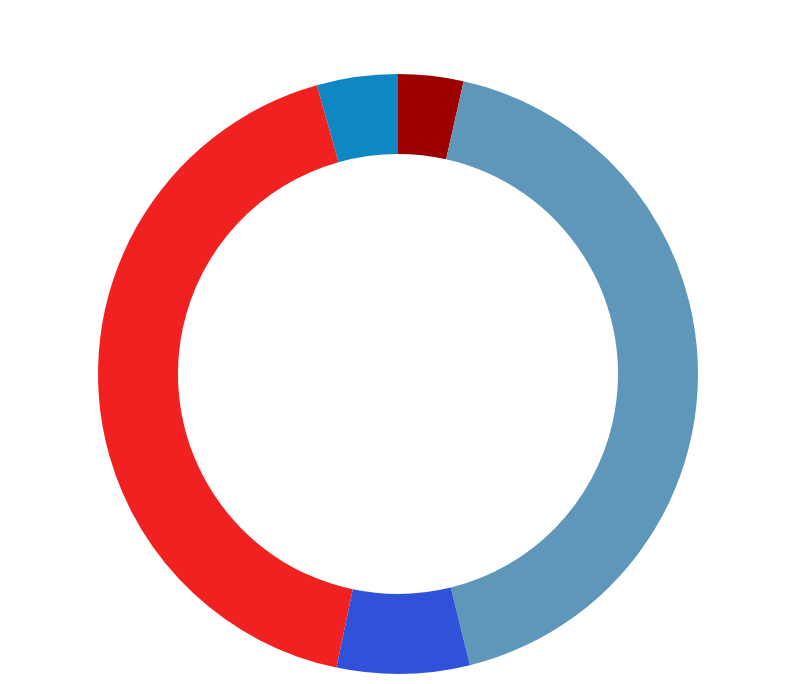

Source (Vega-Lite JSON):
### Vega-Lite specification from a JSON file in a GitHub repository (floating-point values rounded to 4 significant figures)
{"$schema": "https://vega.github.io/schema/vega-lite/v5.json", "background": "transparent", "width": 300, "height": 300, "data": {"values": [{"Region": "Europe", "Value": 1840606}, {"Region": "Africa", "Value": 152577}, {"Region": "Americas", "Value": 1852875}, {"Region": "Asia", "Value": 310553}, {"Region": "Oceania", "Value": 189290}]}, "transform": [{"joinaggregate": [{"op": "sum", "field": "Value", "as": "Total"}]}, {"calculate": "datum.Value / datum.Total", "as": "Percent"}, {"calculate": "format(datum.Percent, '.1%')", "as": "PercentLabel"}], "layer": [{"mark": {"type": "arc", "innerRadius": 110, "stroke": null}, "encoding": {"theta": {"field": "Value", "type": "quantitative", "stack": true}, "color": {"field": "Region", "type": "nominal", "scale": {"range": ["#9e0000", "#5e97ba", "#3052d9", "#f22121", "#0f87c2"]}, "legend": null}, "tooltip": [{"field": "Region", "type": "nominal"}, {"field": "Value", "type": "quantitative", "title": "Offences", "format": ",d"}, {"field": "Percent", "type": "quantitative", "title": "Share", "format": ".1%"}]}}, {"mark": {"type": "text", "fill": "white", "fontSize": 16, "radius": {"expr": "min(width, height)/2"}, "radiusOffset": 25, "stroke": "white", "strokeWidth": 0.25}, "encoding": {"theta": {"field": "Value", "type": "quantitative", "stack": true}, "text": {"field": "PercentLabel"}}}, {"mark": {"type": "text", "align": "center", "baseline": "middle", "fontSize": 16, "fill": "white", "lineBreak": "\n"}, "encoding": {"text": {"value": "Violent & Sexual Crime\nOffences by Region, 2023"}}}], "config": {"view": {"stroke": null}}}
